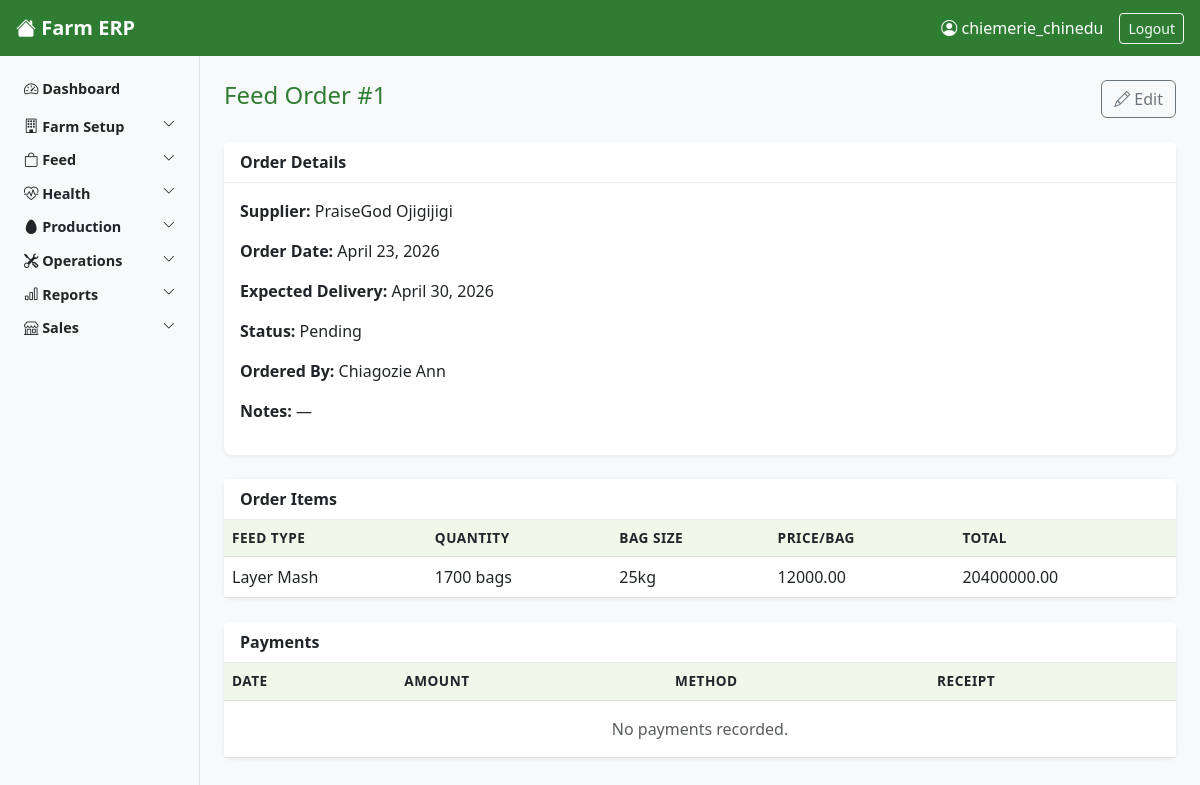
Screenshot of /feed/procurement/1/ (signed in) with the database file from the repository.
### core/models.py (models this page shows, shortened)
class FeedProcurement(models.Model):
    STATUS_CHOICES = [
        ('pending', 'Pending'),
        ('partially_delivered', 'Partially Delivered'),
        ('delivered', 'Delivered'),
        ('cancelled', 'Cancelled'),
    ]
    supplier = models.ForeignKey(
        Supplier,
        on_delete=models.PROTECT,
        related_name='feed_procurements'
    )
    order_date = models.DateField()
    expected_delivery_date = models.DateField(null=True, blank=True)
    status = models.CharField(max_length=25, choices=STATUS_CHOICES, default='pending')
    ordered_by = models.ForeignKey(
        Worker,
        on_delete=models.PROTECT,
        related_name='feed_orders_placed'
    )
    notes = models.TextField(blank=True)

class Supplier(models.Model):
    SUPPLIER_TYPE_CHOICES = [
        ('feed', 'Feed'),
        ('birds', 'Birds'),
        ('drugs', 'Drugs'),
        ('mixed', 'Mixed'),
    ]
    name = models.CharField(max_length=200)
    supplier_type = models.CharField(max_length=20, choices=SUPPLIER_TYPE_CHOICES)
    supplier_type_other = models.CharField(
    max_length=200,
    blank=True,
    help_text="Describe supplier type if you selected Other above"
)
    phone = models.CharField(max_length=20, blank=True)
    address = models.TextField(blank=True)
    is_active = models.BooleanField(default=True)

class Worker(models.Model):
    ROLE_CHOICES = [
    ('pen_workers', 'Pen Worker'),
    ('supervisor', 'Supervisor'),
    ('store_keeper', 'Store Keeper'),
    ('manager', 'Farm Mamager'),
    ('general_manager', 'General Manager'),
    ('salesperson','Salesperson'),
    ('accountant', 'Accountant'),
    ('director', 'Director'),
    ]
    user = models.OneToOneField(
        User,
        on_delete=models.SET_NULL,
        null=True,
        blank=True,
        related_name='worker_profile'
    )
    full_name = models.CharField(max_length=100)
    role = models.CharField(max_length=50, choices = ROLE_CHOICES)
    phone = models.CharField()
    date_joined = models.DateField()
    is_active = models.BooleanField(default=True)

class FeedProcurementItem(models.Model):
    procurement = models.ForeignKey(
        FeedProcurement,
        on_delete=models.CASCADE,
        related_name='items'
    )
    feed_type = models.ForeignKey(
        FeedType,
        on_delete=models.PROTECT,
        related_name='procurement_items'
    )
    quantity_ordered = models.PositiveIntegerField()
    bag_size_kg = models.PositiveIntegerField(
        help_text="Weight of each bag in kilograms e.g. 25 or 50"
    )
    price_per_bag = models.DecimalField(max_digits=10, decimal_places=2)
    total_cost = models.DecimalField(
        max_digits=12,
        decimal_places=2,
        editable=False,
        default=0
    )

class FeedType(models.Model):
    FEED_TYPE_CHOICES = [
        ('layers_mash', 'Layer Mash'),
        ('broiler_starter', 'Broiler Starter'),
        ('broiler_finisher', 'Broiler Finisher'),
        ('grower_mash', 'Grower Mash'),
        ('other', 'other')
    ]
    name = models.CharField(max_length=100, choices=FEED_TYPE_CHOICES)
    description = models.TextField(blank=True)
    is_active = models.BooleanField(default=True)
    def __str__(self):
        return self.get_name_display()

### core/views.py (the view)
# urls.py: path('feed/procurement/<int:pk>/', views.FeedProcurementDetailView.as_view(), name='feedprocurement-detail'),
class FeedProcurementDetailView(LoginRequiredMixin, DetailView):
    model = FeedProcurement
    template_name = 'core/feedprocurement_detail.html'
    context_object_name = 'procurement'

### core/context_processors.py (called while the page is built, shortened)
def user_role_context(request):
    if request.user.is_authenticated:
        return get_user_context(request.user)

### core/permissions.py (called while the page is built)
def get_worker_role(user):
    try:
        return user.worker_profile.role
    except Exception:
        return None

def get_user_context(user):
    role = get_worker_role(user)
    return {
        'user_role': role,
        'is_pen_worker': role == 'pen_worker',
        'is_supervisor': role in ['supervisor', 'store_keeper'],
        'is_manager': role in ['manager', 'general_manager'],
        'is_director': role == 'director',
        'is_salesperson': role == 'salesperson',
        'is_accountant': role == 'accountant',
        'is_manager_or_above': role in ['manager', 'general_manager', 'director'],
        'is_supervisor_or_above': role in ['supervisor', 'store_keeper', 'manager',
                                            'general_manager', 'director'],
    }

### core/templates/core/feedprocurement_detail.html (shortened to what this page needs)
{% extends 'core/base.html' %}
{% block content %}
<div class="d-flex justify-content-between align-items-center mb-4">
    <h4>Feed Order #{{ procurement.id }}</h4>
    <a href="{% url 'feedprocurement-update' procurement.pk %}" class="btn btn-outline-secondary">
        <i class="bi bi-pencil"></i> Edit
    </a>
</div>
<div class="card mb-4">
    <div class="card-header">Order Details</div>
    <div class="card-body">
        <p><strong>Supplier:</strong> {{ procurement.supplier.name }}</p>
        <p><strong>Order Date:</strong> {{ procurement.order_date }}</p>
        <p><strong>Expected Delivery:</strong> {{ procurement.expected_delivery_date|default:"—" }}</p>
        <p><strong>Status:</strong> {{ procurement.get_status_display }}</p>
        <p><strong>Ordered By:</strong> {{ procurement.ordered_by.full_name }}</p>
        <p><strong>Notes:</strong> {{ procurement.notes|default:"—" }}</p>
    </div>
</div>
<div class="card mb-4">
    <div class="card-header">Order Items</div>
    <div class="card-body p-0">
        <div class="table-responsive">
        <table class="table mb-0">
            <thead>
                <tr>
                    <th>Feed Type</th>
                    <th>Quantity</th>
                    <th>Bag Size</th>
                    <th>Price/Bag</th>
                    <th>Total</th>
                </tr>
            </thead>
            <tbody>
                {% for item in procurement.items.all %}
                <tr>
                    <td>{{ item.feed_type }}</td>
                    <td>{{ item.quantity_ordered }} bags</td>
                    <td>{{ item.bag_size_kg }}kg</td>
                    <td>{{ item.price_per_bag }}</td>
                    <td>{{ item.total_cost }}</td>
                </tr>
                {% empty %}
                <tr>
                    <td colspan="5" class="text-center text-muted py-3">No items added yet.</td>
                </tr>
                {% endfor %}
            </tbody>
        </table>
        </div>
    </div>
</div>
<div class="card">
    <div class="card-header">Payments</div>
    <div class="card-body p-0">
        <div class="table-responsive">
        <table class="table mb-0">
            <thead>
                <tr>
                    <th>Date</th>
                    <th>Amount</th>
                    <th>Method</th>
                    <th>Receipt</th>
                </tr>
            </thead>
            <tbody>
                {% for payment in procurement.payments.all %}
                <tr>
                    <td>{{ payment.payment_date }}</td>
                    <td>{{ payment.amount_paid }}</td>
                    <td>{{ payment.get_payment_method_display }}</td>
                    <td>{{ payment.receipt_number|default:"—" }}</td>
                </tr>
                {% empty %}
                <tr>
                    <td colspan="4" class="text-center text-muted py-3">No payments recorded.</td>
                </tr>
                {% endfor %}
            </tbody>
        </table>
        </div>
    </div>
</div>
{% endblock %}

### core/templates/core/base.html (shortened to what this page needs)
<!DOCTYPE html>
<html lang="en">
<head>
    <link href="https://cdn.jsdelivr.net/npm/bootstrap@5.3.0/dist/css/bootstrap.min.css" rel="stylesheet">
    <link href="https://cdn.jsdelivr.net/npm/bootstrap-icons@1.10.0/font/bootstrap-icons.css" rel="stylesheet">
    {% load static %}
    <link rel="stylesheet" href="{% static 'core/css/main.css' %}">
</head>
<body>
<nav class="navbar navbar-dark bg-success px-3">
    <div class="d-flex align-items-center">
        <a class="navbar-brand fw-bold" href="{% url 'dashboard' %}">
            <i class="bi bi-house-fill"></i> Farm ERP
        </a>
    </div>
    <div class="d-flex align-items-center text-white">
        <span class="me-3"><i class="bi bi-person-circle"></i> {{ request.user.username }}</span>
        <form method ="post" action="{% url 'logout' %}" class="d-inline">
         <button type="submit" class="btn btn-outline-light btn-sm">Logout</button>
        </form>
    </div>
</nav>
<div class="container-fluid">
    <div class="row">
        <nav class="col-md-2 d-none d-md-block bg-light sidebar py-3 min-vh-100">
            <ul class="nav flex-column">
                <li class="nav-item mb-1">
                    <a class="nav-link text-dark fw-bold" href="{% url 'dashboard' %}">
                        <i class="bi bi-speedometer2"></i> Dashboard
                    </a>
                </li>
                <li class="nav-item">
                    <a class="nav-link text-dark fw-semibold d-flex justify-content-between"
                    data-bs-toggle="collapse" href="#farmSetup" role="button">
                        <span><i class="bi bi-building"></i> Farm Setup</span>
                        <i class="bi bi-chevron-down small"></i>
                    </a>
                </li>
                <li class="nav-item">
                    <a class="nav-link text-dark fw-semibold d-flex justify-content-between"
                    data-bs-toggle="collapse" href="#feedSection" role="button">
                        <span><i class="bi bi-bag"></i> Feed</span>
                        <i class="bi bi-chevron-down small"></i>
                    </a>
                </li>
                <li class="nav-item">
                    <a class="nav-link text-dark fw-semibold d-flex justify-content-between"
                    data-bs-toggle="collapse" href="#healthSection" role="button">
                        <span><i class="bi bi-heart-pulse"></i> Health</span>
                        <i class="bi bi-chevron-down small"></i>
                    </a>
                </li>
                <li class="nav-item">
                    <a class="nav-link text-dark fw-semibold d-flex justify-content-between"
                    data-bs-toggle="collapse" href="#productionSection" role="button">
                        <span><i class="bi bi-egg-fill"></i> Production</span>
                        <i class="bi bi-chevron-down small"></i>
                    </a>
                </li>
                <li class="nav-item">
                    <a class="nav-link text-dark fw-semibold d-flex justify-content-between"
                    data-bs-toggle="collapse" href="#operationsSection" role="button">
                        <span><i class="bi bi-tools"></i> Operations</span>
                        <i class="bi bi-chevron-down small"></i>
                    </a>
                </li>
                {% if is_supervisor_or_above %}
                <li class="nav-item">
                    <a class="nav-link text-dark fw-semibold d-flex justify-content-between"
                    data-bs-toggle="collapse" href="#reportsSection" role="button">
                        <span><i class="bi bi-bar-chart"></i> Reports</span>
                        <i class="bi bi-chevron-down small"></i>
                    </a>
                </li>
                {% endif %}
                <li class="nav-item">
                    <a class="nav-link text-dark fw-semibold d-flex justify-content-between"
                    data-bs-toggle="collapse" href="#salesSection" role="button">
                        <span><i class="bi bi-shop"></i> Sales</span>
                        <i class="bi bi-chevron-down small"></i>
                    </a>
                </li>
            </ul>
        </nav>
        <main class="col-12 col-md-10 px-4 py-4">
            {% block content %}
            {% endblock %}
        </main>
    </div>
</div>
</body>
</html>

### core/templates/core/css/main.css (style rules this page uses)
body { font-family: 'Segoe UI', sans-serif; background-color: #f8f9fa; }
.sidebar { position: sticky; top: 0; height: 100vh; overflow-y: auto; border-right: 1px solid #dee2e6; }
.sidebar .nav-link { padding: 6px 12px; border-radius: 4px; font-size: 0.9rem; }
.card { border: none; box-shadow: 0 1px 4px rgba(0,0,0,0.08); border-radius: 8px; }
.card-header { background-color: #fff; border-bottom: 1px solid #e9ecef; font-weight: 600; }
.table th { background-color: #f1f8e9; font-size: 0.85rem; text-transform: uppercase; letter-spacing: 0.5px; }
.navbar { background-color: #2e7d32 !important; }
h4, h5 { color: #2e7d32; }
main { transition: margin-left 0.3s ease; }

### rows the page displays
FeedProcurement: id "1", supplier.name "PraiseGod Ojigijigi", order_date "April 23, 2026", expected_delivery_date "April 30, 2026", status "Pending", ordered_by.full_name "Chiagozie Ann", notes "—"
FeedProcurementItem: feed_type "Layer Mash", quantity_ordered "1700", bag_size_kg "25", price_per_bag "12000.00", total_cost "20400000.00"

### other values shown
{{ request.user.username }} "chiemerie_chinedu"
